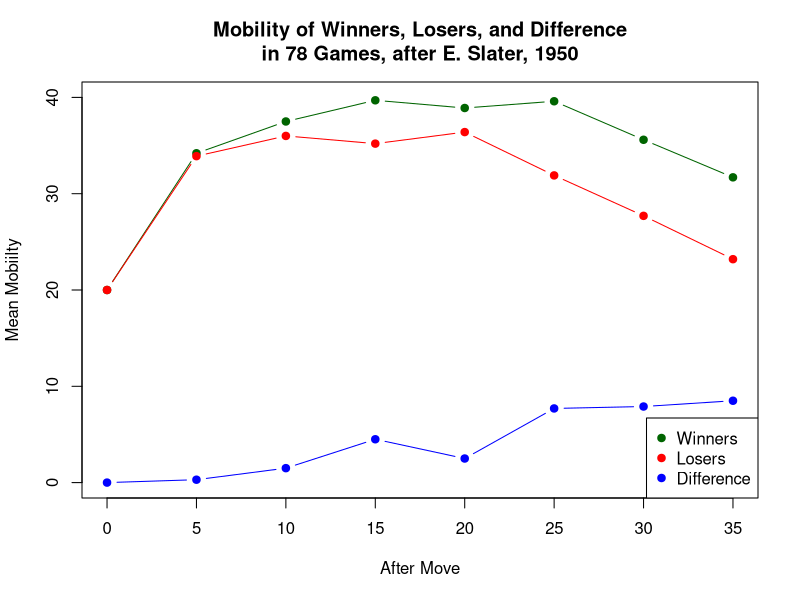
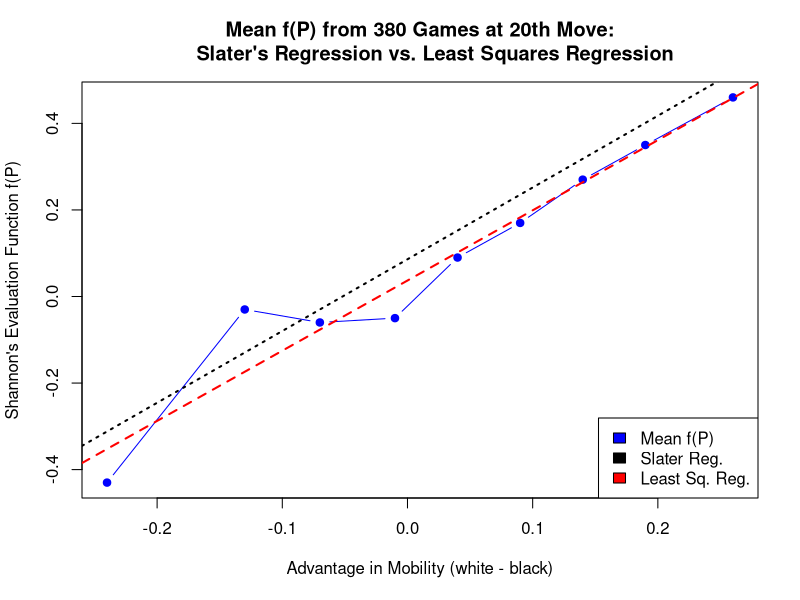

Here is the R script that generated these plots, in order:
# Elliot Slater's Data from 
# http://eliotslater.org/index.php/chess/147-statistics-for-the-chess-computer-and-the-factor-of-mobility
#
# Slater gives one reference to Shannon, which can be found here:
# http://vision.unipv.it/IA1/ProgrammingaComputerforPlayingChess.pdf
#
# Slater said that the linear model resulted in:
# 0.086 + 1.658 * MobilityAdvantage
# but that is not per least squares fit, which is:
# 0.0369 + 1.62182 * MobilityAdvantage
# Slater did not explain his calculation of the fit.

# Mobility means from 78 random games
After.Move <- c(0, 5, 10, 15, 20, 25, 30, 35)
Winners    <- c(20, 34.2, 37.5, 39.7, 38.9, 39.6, 35.6, 31.7)
Losers     <- c(20, 33.9, 36, 35.2, 36.4, 31.9, 27.7, 23.2)
Difference <- Winners - Losers

par(mfrow=c(1,1))
plot(After.Move, Winners, pch=19, col="darkgreen", type="b", ylim=c(0, 40),
     main="Mobility of Winners, Losers, and Difference\nin 78 Games, after E. Slater, 1950",
     xlab="After Move", ylab="Mean Mobiilty")
lines(After.Move, Losers, pch=19, col="red", type="b")
lines(After.Move, Difference, pch=19, col="blue", type="b")
legend("bottomright", col=c("darkgreen", "red", "blue"), pch=19, c("Winners", "Losers", "Difference"))
#
#
mob.adv        <- c(.26, .19, .14, .09, .04, -.01, -.07, -.13, -.24) # white - black mobility
fP             <- c(.46, .35, .27, .17, .09, -.05, -.06, -.03, -.43) # This is Shannon's function

fP.mob.adv     <- data.frame(mob.adv=mob.adv, fP=fP)
fP.mob.adv.fit <- lm(fP ~ mob.adv, data=fP.mob.adv)

plot(mob.adv, fP, pch=19, col="blue", type="b",
     main="Mean f(P) from 380 Games at 20th Move:
     Slater's Regression vs. Least Squares Regression",
     xlab="Advantage in Mobility (white - black)",
     ylab="Shannon's Evaluation Function f(P)")
abline(fP.mob.adv.fit, col="red", lty=2, lwd=2)   # This is R's least squares fit
slater.eq <- c(0.086, 1.658)                      # This is Slater's linear equation
abline(coef=slater.eq, col="black", lty=3, lwd=2)
legend("bottomright", fill=c("blue", "black", "red"),
       c("Mean f(P)", "Slater Reg.", "Least Sq. Reg."))


summary(fP.mob.adv.fit)

